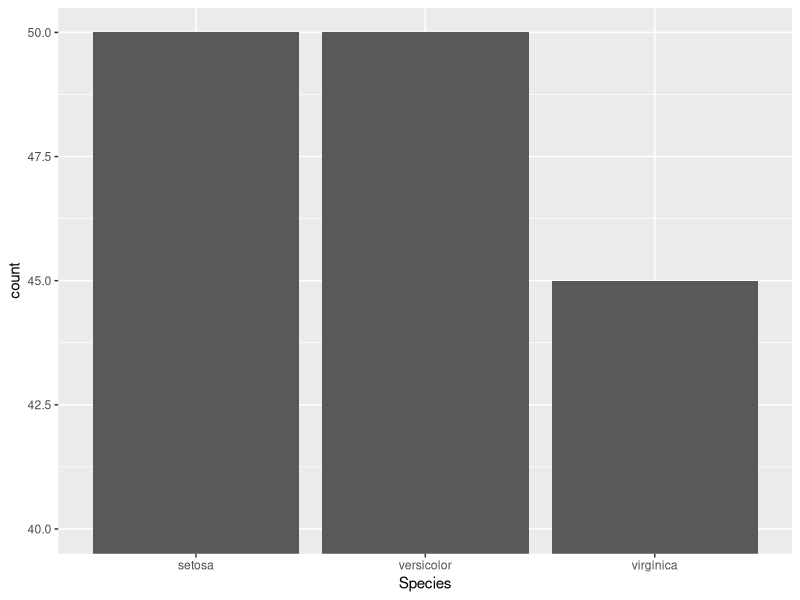
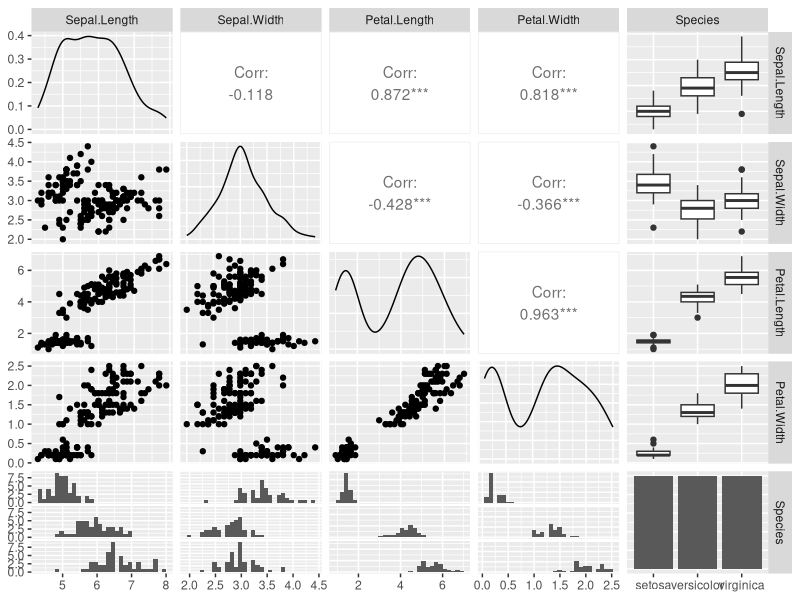

Generate these figures, in order, with R:
## ---- chunk 1
library(tidyverse)
library(GGally)

data(iris)
## ---- chunk 2
mean(iris$Sepal.Length)

median(iris$Sepal.Length)
## ---- chunk 3
quantile(iris$Sepal.Length)

# Specify where the splits are
quantile(iris$Sepal.Length, probs = c(0, .33, .66, 1))
## ---- chunk 4
var(iris$Sepal.Length)

sd(iris$Sepal.Length)
## ---- chunk 5
cov(iris$Sepal.Length, iris$Sepal.Width)

cor(iris$Sepal.Length, iris$Sepal.Width)
## ---- chunk 6
iris %>%
  .[1:145, ] %>% 
  ggplot(aes(x = Species)) +
  geom_bar() +
  coord_cartesian(ylim = c(40, 50))
## ---- chunk 7
ggpairs(iris)
